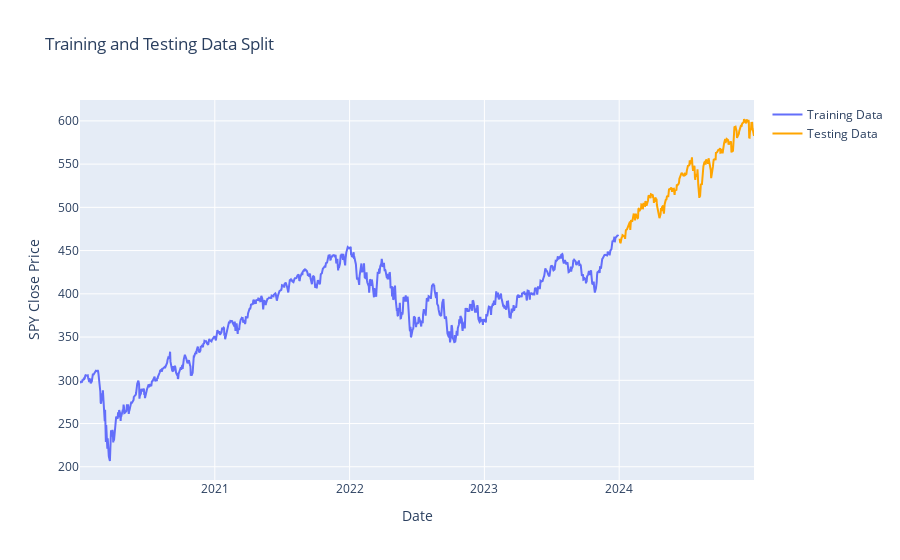

Write notebook code for a chart like this one.
### Code cell
# --- Split the Data into Training and Testing Sets (Corrected) ---

# Your logic is correct. We'll use 2020-2023 for training and 2024 for testing.
split_date = '2024-01-01'

train_df = df.loc[df.index < split_date].copy()
test_df = df.loc[df.index >= split_date].copy()

# Plot the split to visualize what we've done
fig = go.Figure()
fig.add_trace(go.Scatter(x=train_df.index, y=train_df['Close'], mode='lines', name='Training Data'))
fig.add_trace(go.Scatter(x=test_df.index, y=test_df['Close'], mode='lines', name='Testing Data', line=dict(color='orange')))
fig.update_layout(title='Training and Testing Data Split', xaxis_title='Date', yaxis_title='SPY Close Price')
fig.show()

print(f"Training data contains {train_df.shape[0]} observations.")
print(f"Testing data contains {test_df.shape[0]} observations.")

### Figure 1 — Plotly figure (JSON) as saved in the notebook; plotly's stock layout.template omitted (floating-point values rounded to 4 significant figures; data arrays with more than 128 entries replaced by an {"elided": "..."} marker saying what was removed)
{"data": [{"mode": "lines", "name": "Training Data", "type": "scatter", "x": {"elided": "1006 str values"}, "y": {"elided": "1006 float values"}}, {"line": {"color": "orange"}, "mode": "lines", "name": "Testing Data", "type": "scatter", "x": {"elided": "252 str values"}, "y": {"elided": "252 float values"}}], "layout": {"title": {"text": "Training and Testing Data Split"}, "xaxis": {"title": {"text": "Date"}}, "yaxis": {"title": {"text": "SPY Close Price"}}}}
